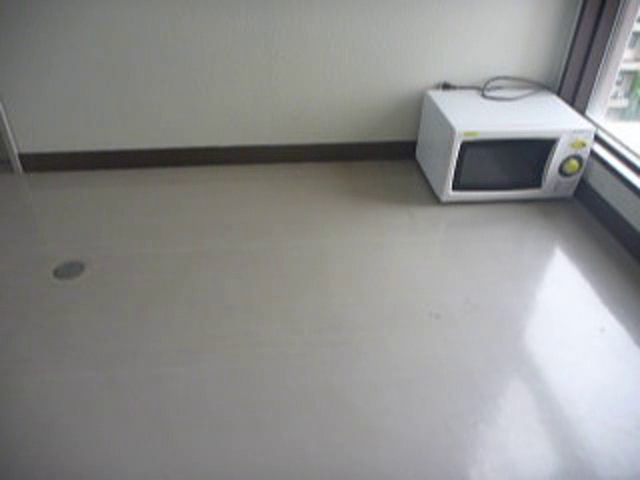
#> input picture frame 45 of images/testmovie1.avi, 640 x 480 px
$ python 6.py
#> lines starting #> are read from the running program, lines starting #| are printed output that depends on the picture; after the words box and inside, x2 and y2 are one past the last pixel; in counts of white or black regions, pixels touching at a corner belong together
#> further down, frame is the input picture: shape (480, 640, 3); mean B, G, R 140.3, 141.3, 141.1
import numpy as np
import cv2

def contours(img):
    img_gray = cv2.cvtColor(img, cv2.COLOR_BGR2GRAY)
    ret, img_binary = cv2.threshold(img_gray,
                                    60, 255,
                                    cv2.THRESH_BINARY)
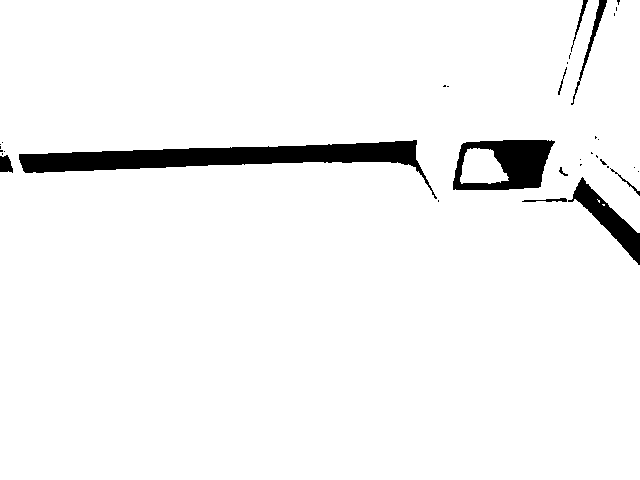
#> img_binary: shape (480, 640); 95.7% white; 34 black regions (24 under 20 px)
    contours, hierarchy = cv2.findContours(img_binary,
                                           cv2.RETR_EXTERNAL,
                                           cv2.CHAIN_APPROX_SIMPLE)
#> contours = 3 contours, 2 with area under 20; largest, box (x1, y1, x2, y2) and area: (0, 0, 640, 480) 303371

    contours = np.concatenate(contours)
#> contours = contour of 318 points, box (x1, y1, x2, y2) (0, 0, 640, 480), area 244811
    x = np.mean(contours[0].T[0, 0])
#> x = 602
    y = np.mean(contours[0].T[1, 0])
#> y = 204
    return x, y

movie = cv2.VideoCapture('images/testmovie1.avi', 0)

fps = int(movie.get(cv2.CAP_PROP_FPS))
w = int(movie.get(cv2.CAP_PROP_FRAME_WIDTH))
h = int(movie.get(cv2.CAP_PROP_FRAME_HEIGHT))
fourcc = cv2.VideoWriter_fourcc('m', 'p', '4', 'v')
video = cv2.VideoWriter('images/video_out-avi.mp4', fourcc, fps, (w, h), True)

x_list = []
y_list = []
while True:
    ret, frame = movie.read()

    if not ret:
        break

    x, y = contours(frame)
#> x = 602; y = 204

    frame = cv2.circle(frame, (int(x), int(y)), 30, (0, 255, 0), 3)
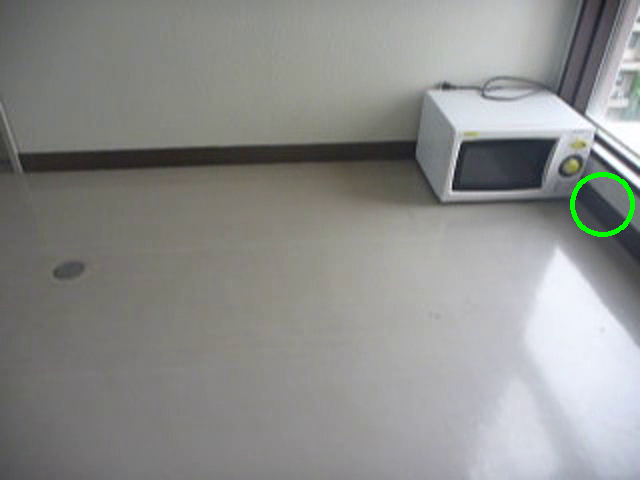
#> frame: shape (480, 640, 3); 0.31% of pixels changed, all inside (x1, y1, x2, y2) = (570, 172, 635, 237)

    video.write(frame)
    x_list.append(x)
    y_list.append(y)

movie.release()

$ run again, starting later in the video
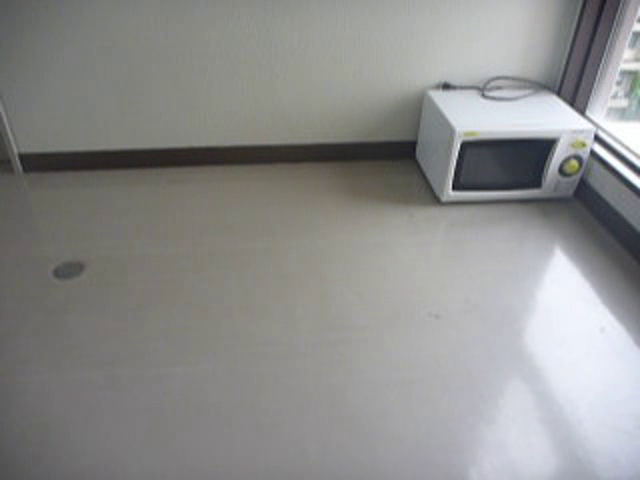
#> input picture frame 202 of images/testmovie1.avi, 640 x 480 px
#> frame is the input picture: shape (480, 640, 3); mean B, G, R 140.4, 141.4, 141.3
#> in contours, `ret, img_binary = cv2.threshold(img_gray, 60, 255, cv2.THRESH_BINARY)`:
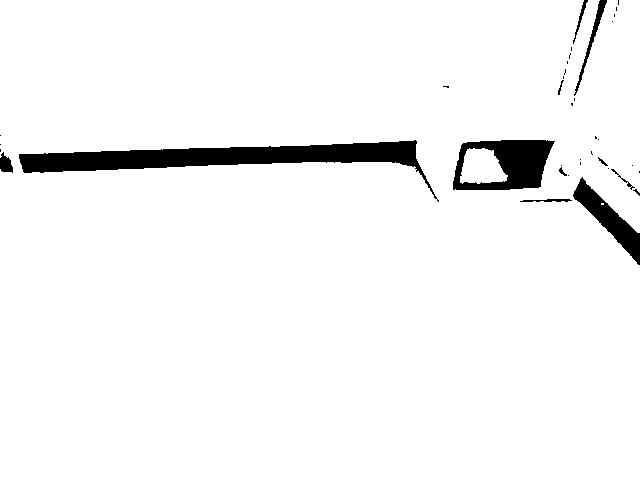
#> img_binary: shape (480, 640); 95.7% white; 37 black regions (26 under 20 px)
#> in contours, `contours, hierarchy = cv2.findContours(img_binary, cv2.RETR_EXTERNAL, ..`: contours = 2 contours, 1 with area under 20; largest, box (x1, y1, x2, y2) and area: (0, 0, 640, 480) 303409
#> in contours, `contours = np.concatenate(contours)`: contours = contour of 304 points, box (x1, y1, x2, y2) (0, 0, 640, 480), area 244440
#> in contours, `x = np.mean(contours[0].T[0, 0])`: x = 601
#> in contours, `y = np.mean(contours[0].T[1, 0])`: y = 203
#> `x, y = contours(frame)`: x = 601; y = 203
#> frame: shape (480, 640, 3); 0.31% of pixels changed, all inside (x1, y1, x2, y2) = (569, 171, 634, 236)

$ run again, starting later in the video
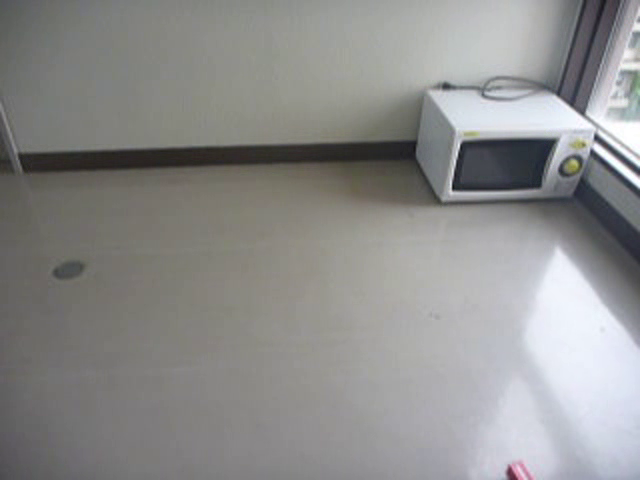
#> input picture frame 360 of images/testmovie1.avi, 640 x 480 px
#> frame is the input picture: shape (480, 640, 3); mean B, G, R 140.4, 141.3, 141.3
#> in contours, `ret, img_binary = cv2.threshold(img_gray, 60, 255, cv2.THRESH_BINARY)`:
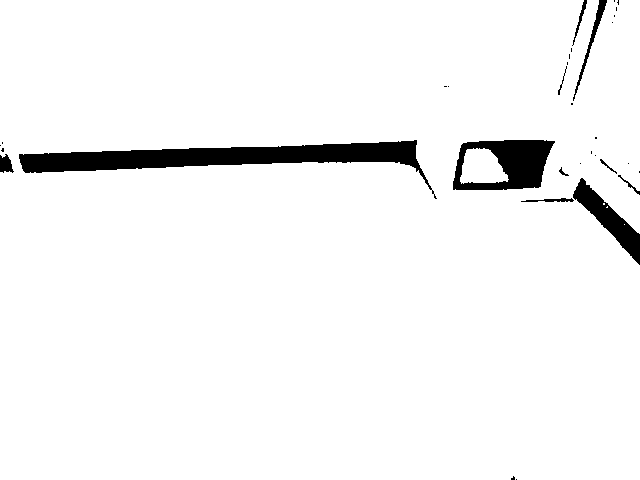
#> img_binary: shape (480, 640); 95.7% white; 33 black regions (22 under 20 px)
#> in contours, `contours, hierarchy = cv2.findContours(img_binary, cv2.RETR_EXTERNAL, ..`: contours = 4 contours, 3 with area under 20; largest, box (x1, y1, x2, y2) and area: (0, 0, 640, 480) 303335
#> in contours, `contours = np.concatenate(contours)`: contours = contour of 342 points, box (x1, y1, x2, y2) (0, 0, 640, 480), area 242350
#> in contours, `x = np.mean(contours[0].T[0, 0])`: x = 624
#> in contours, `y = np.mean(contours[0].T[1, 0])`: y = 224
#> `x, y = contours(frame)`: x = 624; y = 224
#> `frame = cv2.circle(frame, (int(x), int(y)), 30, (0, 255, 0), 3)`:
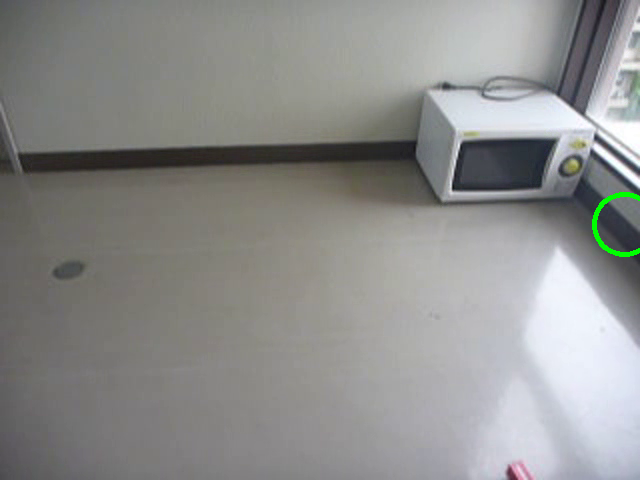
#> frame: shape (480, 640, 3); 0.21% of pixels changed, all inside (x1, y1, x2, y2) = (592, 192, 640, 257)
